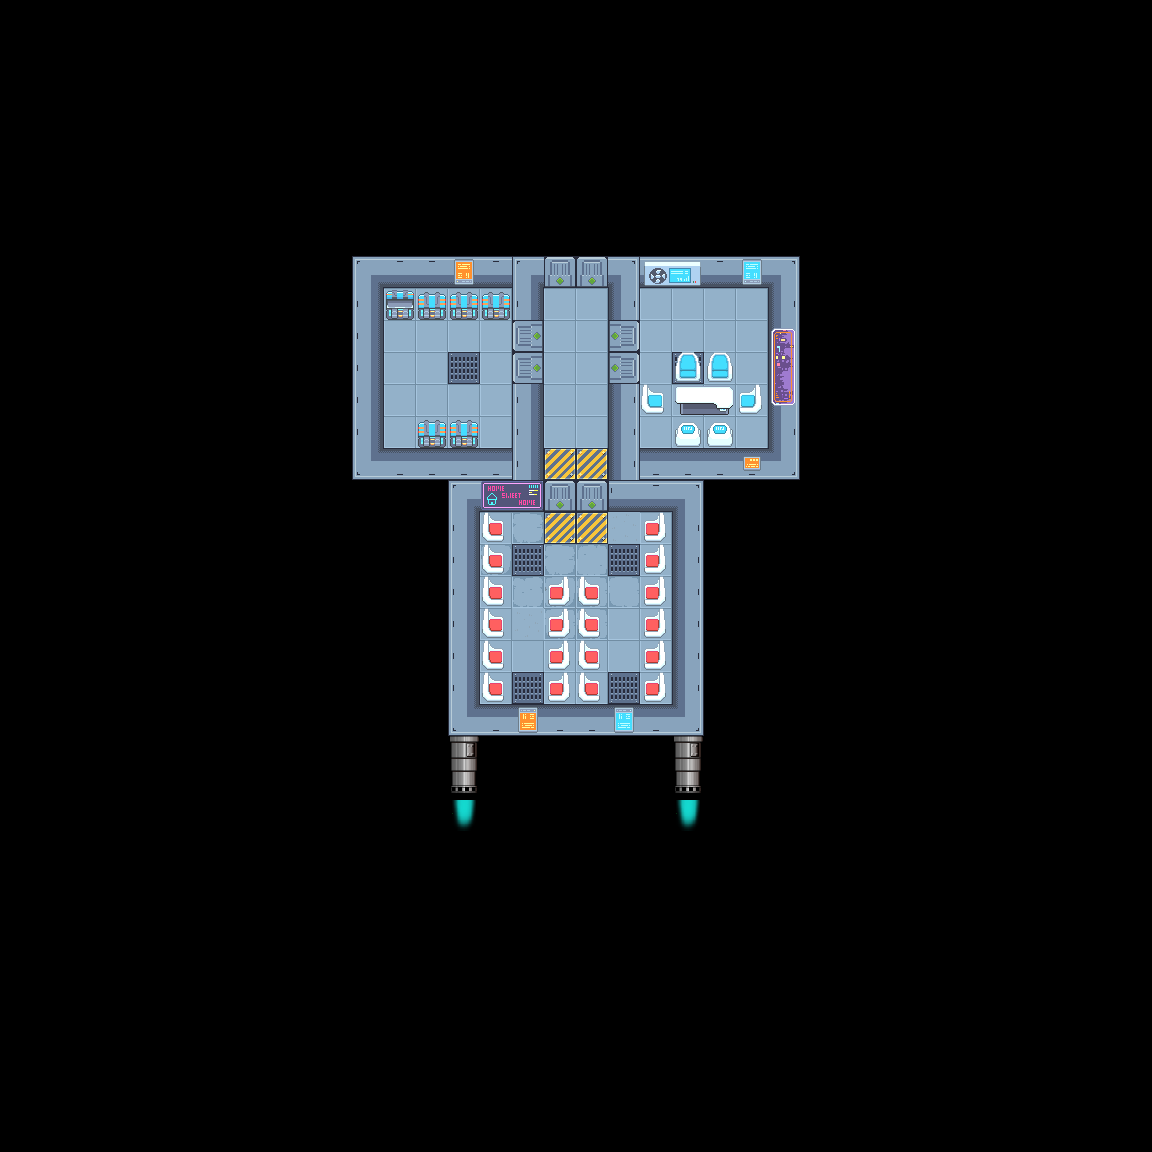

Tiled map render using the project's own tile images. Description and the whole map definition, tile-layer contents included, below:
An orthogonal 36x36 tile map with 32x32 px tiles, 2 tile layers (Слой тайлов 1, Слой тайлов 2), 3 tilesets.

<map version="1.10" tiledversion="1.10.2" orientation="orthogonal" renderorder="right-down" width="36" height="36" tilewidth="32" tileheight="32" infinite="0" nextlayerid="3" nextobjectid="1">
 <tileset firstgid="1" name="tileset_sf1" tilewidth="32" tileheight="32" tilecount="510" columns="30">
  <image source="tileset_sf1.png" width="960" height="544" />
 </tileset>
 <tileset firstgid="511" name="TileSet" tilewidth="32" tileheight="32" tilecount="100" columns="10">
  <image source="TileSet.png" width="320" height="320" />
 </tileset>
 <tileset firstgid="611" name="pixel-cyberpunk-interior" tilewidth="32" tileheight="32" tilecount="231" columns="21">
  <image source="pixel-cyberpunk-interior.png" width="672" height="352" />
 </tileset>
 <layer id="1" name="Слой тайлов 1" width="36" height="36">
  <data encoding="csv">
0,0,0,0,0,0,0,0,0,0,0,0,0,0,0,0,0,0,0,0,0,0,0,0,0,0,0,0,0,0,0,0,0,0,0,0,
0,0,0,0,0,0,0,0,0,0,0,0,0,0,0,0,0,0,0,0,0,0,0,0,0,0,0,0,0,0,0,0,0,0,0,0,
0,0,0,0,0,0,0,0,0,0,0,0,0,0,0,0,0,0,0,0,0,0,0,0,0,0,0,0,0,0,0,0,0,0,0,0,
0,0,0,0,0,0,0,0,0,0,0,0,0,0,0,0,0,0,0,0,0,0,0,0,0,0,0,0,0,0,0,0,0,0,0,0,
0,0,0,0,0,0,0,0,0,0,0,0,0,0,0,0,0,0,0,0,0,0,0,0,0,0,0,0,0,0,0,0,0,0,0,0,
0,0,0,0,0,0,0,0,0,0,0,0,0,0,0,0,0,0,0,0,0,0,0,0,0,0,0,0,0,0,0,0,0,0,0,0,
0,0,0,0,0,0,0,0,0,0,0,0,0,0,0,0,0,0,0,0,0,0,0,0,0,0,0,0,0,0,0,0,0,0,0,0,
0,0,0,0,0,0,0,0,0,0,0,0,0,0,0,0,0,0,0,0,0,0,0,0,0,0,0,0,0,0,0,0,0,0,0,0,
0,0,0,0,0,0,0,0,0,0,0,514,515,515,515,515,514,537,537,516,515,515,515,515,516,0,0,0,0,0,0,0,0,0,0,0,
0,0,0,0,0,0,0,0,0,0,0,524,653,653,653,653,524,653,653,526,653,653,653,653,526,0,0,0,0,0,0,0,0,0,0,0,
0,0,0,0,0,0,0,0,0,0,0,524,653,653,653,653,1610613273,653,653,2684355097,653,653,653,653,526,0,0,0,0,0,0,0,0,0,0,0,
0,0,0,0,0,0,0,0,0,0,0,524,653,653,541,653,1610613273,653,653,2684355097,653,541,653,653,526,0,0,0,0,0,0,0,0,0,0,0,
0,0,0,0,0,0,0,0,0,0,0,524,653,653,653,653,524,653,653,526,653,653,653,653,526,0,0,0,0,0,0,0,0,0,0,0,
0,0,0,0,0,0,0,0,0,0,0,524,653,653,653,653,524,653,653,526,653,653,653,653,526,0,0,0,0,0,0,0,0,0,0,0,
0,0,0,0,0,0,0,0,0,0,0,534,535,535,535,535,524,542,542,526,535,535,535,535,536,0,0,0,0,0,0,0,0,0,0,0,
0,0,0,0,0,0,0,0,0,0,0,0,0,0,514,515,518,537,537,517,515,516,0,0,0,0,0,0,0,0,0,0,0,0,0,0,
0,0,0,0,0,0,0,0,0,0,0,0,0,0,524,653,655,542,542,678,653,526,0,0,0,0,0,0,0,0,0,0,0,0,0,0,
0,0,0,0,0,0,0,0,0,0,0,0,0,0,524,654,541,655,676,541,653,526,0,0,0,0,0,0,0,0,0,0,0,0,0,0,
0,0,0,0,0,0,0,0,0,0,0,0,0,0,524,653,675,654,674,674,653,526,0,0,0,0,0,0,0,0,0,0,0,0,0,0,
0,0,0,0,0,0,0,0,0,0,0,0,0,0,524,653,677,674,674,653,653,526,0,0,0,0,0,0,0,0,0,0,0,0,0,0,
0,0,0,0,0,0,0,0,0,0,0,0,0,0,524,653,653,653,653,653,653,526,0,0,0,0,0,0,0,0,0,0,0,0,0,0,
0,0,0,0,0,0,0,0,0,0,0,0,0,0,524,653,653,653,653,653,653,526,0,0,0,0,0,0,0,0,0,0,0,0,0,0,
0,0,0,0,0,0,0,0,0,0,0,0,0,0,534,535,535,535,535,535,535,536,0,0,0,0,0,0,0,0,0,0,0,0,0,0,
0,0,0,0,0,0,0,0,0,0,0,0,0,0,0,0,0,0,0,0,0,0,0,0,0,0,0,0,0,0,0,0,0,0,0,0,
0,0,0,0,0,0,0,0,0,0,0,0,0,0,0,0,0,0,0,0,0,0,0,0,0,0,0,0,0,0,0,0,0,0,0,0,
0,0,0,0,0,0,0,0,0,0,0,0,0,0,0,0,0,0,0,0,0,0,0,0,0,0,0,0,0,0,0,0,0,0,0,0,
0,0,0,0,0,0,0,0,0,0,0,0,0,0,0,0,0,0,0,0,0,0,0,0,0,0,0,0,0,0,0,0,0,0,0,0,
0,0,0,0,0,0,0,0,0,0,0,0,0,0,0,0,0,0,0,0,0,0,0,0,0,0,0,0,0,0,0,0,0,0,0,0,
0,0,0,0,0,0,0,0,0,0,0,0,0,0,0,0,0,0,0,0,0,0,0,0,0,0,0,0,0,0,0,0,0,0,0,0,
0,0,0,0,0,0,0,0,0,0,0,0,0,0,0,0,0,0,0,0,0,0,0,0,0,0,0,0,0,0,0,0,0,0,0,0,
0,0,0,0,0,0,0,0,0,0,0,0,0,0,0,0,0,0,0,0,0,0,0,0,0,0,0,0,0,0,0,0,0,0,0,0,
0,0,0,0,0,0,0,0,0,0,0,0,0,0,0,0,0,0,0,0,0,0,0,0,0,0,0,0,0,0,0,0,0,0,0,0,
0,0,0,0,0,0,0,0,0,0,0,0,0,0,0,0,0,0,0,0,0,0,0,0,0,0,0,0,0,0,0,0,0,0,0,0,
0,0,0,0,0,0,0,0,0,0,0,0,0,0,0,0,0,0,0,0,0,0,0,0,0,0,0,0,0,0,0,0,0,0,0,0,
0,0,0,0,0,0,0,0,0,0,0,0,0,0,0,0,0,0,0,0,0,0,0,0,0,0,0,0,0,0,0,0,0,0,0,0,
0,0,0,0,0,0,0,0,0,0,0,0,0,0,0,0,0,0,0,0,0,0,0,0,0,0,0,0,0,0,0,0,0,0,0,0
</data>
 </layer>
 <layer id="2" name="Слой тайлов 2" width="36" height="36">
  <data encoding="csv">
0,0,0,0,0,0,0,0,0,0,0,0,0,0,0,0,0,0,0,0,0,0,0,0,0,0,0,0,0,0,0,0,0,0,0,0,
0,0,0,0,0,0,0,0,0,0,0,0,0,0,0,0,0,0,0,0,0,0,0,0,0,0,0,0,0,0,0,0,0,0,0,0,
0,0,0,0,0,0,0,0,0,0,0,0,0,0,0,0,0,0,0,0,0,0,0,0,0,0,0,0,0,0,0,0,0,0,0,0,
0,0,0,0,0,0,0,0,0,0,0,0,0,0,0,0,0,0,0,0,0,0,0,0,0,0,0,0,0,0,0,0,0,0,0,0,
0,0,0,0,0,0,0,0,0,0,0,0,0,0,0,0,0,0,0,0,0,0,0,0,0,0,0,0,0,0,0,0,0,0,0,0,
0,0,0,0,0,0,0,0,0,0,0,0,0,0,0,0,0,0,0,0,0,0,0,0,0,0,0,0,0,0,0,0,0,0,0,0,
0,0,0,0,0,0,0,0,0,0,0,0,0,0,0,0,0,0,0,0,0,0,0,0,0,0,0,0,0,0,0,0,0,0,0,0,
0,0,0,0,0,0,0,0,0,0,0,0,0,0,0,0,0,0,0,0,0,0,0,0,0,0,0,0,0,0,0,0,0,0,0,0,
0,0,0,0,0,0,0,0,0,0,0,0,0,0,617,0,0,0,0,0,619,620,0,618,0,0,0,0,0,0,0,0,0,0,0,0,
0,0,0,0,0,0,0,0,0,0,0,0,769,768,768,768,0,0,0,0,0,0,0,0,0,0,0,0,0,0,0,0,0,0,0,0,
0,0,0,0,0,0,0,0,0,0,0,0,0,0,0,0,0,0,0,0,0,0,0,0,2684355189,0,0,0,0,0,0,0,0,0,0,0,
0,0,0,0,0,0,0,0,0,0,0,0,0,0,0,0,0,0,0,0,0,664,664,0,2684355190,0,0,0,0,0,0,0,0,0,0,0,
0,0,0,0,0,0,0,0,0,0,0,0,0,0,0,0,0,0,0,0,685,728,729,706,2684355191,0,0,0,0,0,0,0,0,0,0,0,
0,0,0,0,0,0,0,0,0,0,0,0,0,768,768,0,0,0,0,0,0,727,727,0,0,0,0,0,0,0,0,0,0,0,0,0,
0,0,0,0,0,0,0,0,0,0,0,0,0,0,0,0,0,0,0,0,0,0,0,3221226110,0,0,0,0,0,0,0,0,0,0,0,0,
0,0,0,0,0,0,0,0,0,0,0,0,0,0,0,624,625,0,0,0,0,0,0,0,0,0,0,0,0,0,0,0,0,0,0,0,
0,0,0,0,0,0,0,0,0,0,0,0,0,0,0,684,0,0,0,0,705,0,0,0,0,0,0,0,0,0,0,0,0,0,0,0,
0,0,0,0,0,0,0,0,0,0,0,0,0,0,0,684,0,0,0,0,705,0,0,0,0,0,0,0,0,0,0,0,0,0,0,0,
0,0,0,0,0,0,0,0,0,0,0,0,0,0,0,684,0,705,684,0,705,0,0,0,0,0,0,0,0,0,0,0,0,0,0,0,
0,0,0,0,0,0,0,0,0,0,0,0,0,0,0,684,0,705,684,0,705,0,0,0,0,0,0,0,0,0,0,0,0,0,0,0,
0,0,0,0,0,0,0,0,0,0,0,0,0,0,0,684,0,705,684,0,705,0,0,0,0,0,0,0,0,0,0,0,0,0,0,0,
0,0,0,0,0,0,0,0,0,0,0,0,0,0,0,684,541,705,684,541,705,0,0,0,0,0,0,0,0,0,0,0,0,0,0,0,
0,0,0,0,0,0,0,0,0,0,0,0,0,0,0,0,3221226089,0,0,3221226090,0,0,0,0,0,0,0,0,0,0,0,0,0,0,0,0,
0,0,0,0,0,0,0,0,0,0,0,0,0,0,1610612926,0,0,0,0,0,0,1610612926,0,0,0,0,0,0,0,0,0,0,0,0,0,0,
0,0,0,0,0,0,0,0,0,0,0,0,0,0,1610612925,0,0,0,0,0,0,1610612925,0,0,0,0,0,0,0,0,0,0,0,0,0,0,
0,0,0,0,0,0,0,0,0,0,0,0,0,0,1610612984,0,0,0,0,0,0,1610612984,0,0,0,0,0,0,0,0,0,0,0,0,0,0,
0,0,0,0,0,0,0,0,0,0,0,0,0,0,0,0,0,0,0,0,0,0,0,0,0,0,0,0,0,0,0,0,0,0,0,0,
0,0,0,0,0,0,0,0,0,0,0,0,0,0,0,0,0,0,0,0,0,0,0,0,0,0,0,0,0,0,0,0,0,0,0,0,
0,0,0,0,0,0,0,0,0,0,0,0,0,0,0,0,0,0,0,0,0,0,0,0,0,0,0,0,0,0,0,0,0,0,0,0,
0,0,0,0,0,0,0,0,0,0,0,0,0,0,0,0,0,0,0,0,0,0,0,0,0,0,0,0,0,0,0,0,0,0,0,0,
0,0,0,0,0,0,0,0,0,0,0,0,0,0,0,0,0,0,0,0,0,0,0,0,0,0,0,0,0,0,0,0,0,0,0,0,
0,0,0,0,0,0,0,0,0,0,0,0,0,0,0,0,0,0,0,0,0,0,0,0,0,0,0,0,0,0,0,0,0,0,0,0,
0,0,0,0,0,0,0,0,0,0,0,0,0,0,0,0,0,0,0,0,0,0,0,0,0,0,0,0,0,0,0,0,0,0,0,0,
0,0,0,0,0,0,0,0,0,0,0,0,0,0,0,0,0,0,0,0,0,0,0,0,0,0,0,0,0,0,0,0,0,0,0,0,
0,0,0,0,0,0,0,0,0,0,0,0,0,0,0,0,0,0,0,0,0,0,0,0,0,0,0,0,0,0,0,0,0,0,0,0,
0,0,0,0,0,0,0,0,0,0,0,0,0,0,0,0,0,0,0,0,0,0,0,0,0,0,0,0,0,0,0,0,0,0,0,0
</data>
 </layer>
</map>
